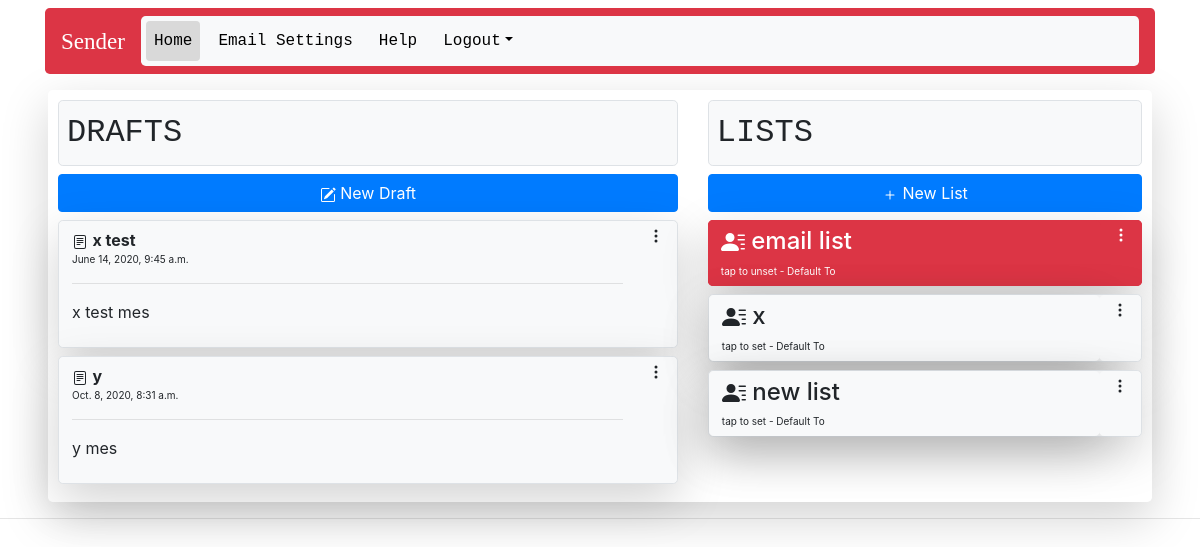
/ (signed in), run on the app's committed database.
### sendapp/models.py (models this page shows)
class EmailDraft(models.Model):
	user = models.ForeignKey(to=UserProfile, on_delete = models.CASCADE, null=True, blank=True)
	emailDraftSubject = models.CharField(max_length = 40, blank = False, null = True)
	emailDraftMessage = models.TextField(max_length = 300, blank = False, null = True)
	timeDraftCreated = models.DateTimeField(auto_now_add = True)
	def __str__(self):
		return self.emailDraftSubject

class EmailList(models.Model):
	user = models.ForeignKey(to=UserProfile, on_delete = models.CASCADE, null=True, blank=True)
	emailListName = models.CharField(max_length = 20, blank = False, null = True)
	emailList = models.CharField(max_length = 2500, blank = False, null = True)
	selectedEmailList = models.BooleanField(default = False)
	def __str__(self):
		return self.emailListName

### sendapp/decorators.py (the view)
		def wrapper_fun(request, *args, **kwargs):
			group = None
			if request.user.groups.exists():
				group = request.user.groups.all()[0].name
			if group in allowed_roles:
				return view_func(request, *args, **kwargs)
			else:
				return HttpResponse("you ain't authoizez where you wanna reach")

### sendapp/views.py (called while the page is built)
@login_required(login_url='login')
@allowed_users(allowed_roles = ['user', 'admin'])
def homeView(request):
	u = UserProfile.objects.get(user = request.user)
	drafts = EmailDraft.objects.filter(user = u)
	email_list = EmailList.objects.filter(user = u)
	'''
	if email_list != "<QuerySet []>":
		delete_email = EmailList.objects.filter(user = u).last()

		if delete_email.emailList == "None":
			delete_email.delete()
		'''
	context = {
		'home' : 'active',
		'drafts' : drafts,
		'email_list' : email_list,
	}
	return render(request, 'dashboard.html', context)

### templates/dashboard.html (shortened to what this page needs)
{% extends 'main.html' %}
{% load static %}
{% load crispy_forms_tags %}
{% block content %}
<div class="container rounded-lg shadow-lg" style="width: 92%;padding: 10px">
<div class="row">
	<div class="col">
		<div class="border bg-light rounded-lg p-2 mb-2">
			<font size=6rem class="text-monospace">DRAFTS</font>
		</div>
		<a href="{%url 'create-email-draft' %}" class="btn btn-primary mb-2" style="width: 100%">
			New Draft
		</a>
		{% for draft in drafts %}
			<div class="btn-group bg-light rounded-lg border shadow-lg mb-2" align="center" style="width: 100%">
			<a class="btn btn-light rounded-lg text-left" href="{% url 'send-email' draft.id %}" style="width: 95%">
					<strong>
					{{draft}}
					</strong> <br>
					<font size=1.8rem>{{draft.timeDraftCreated}}</font>
					<hr>
					<p style="overflow-wrap: break-word;word-wrap: break-word;">{{draft.emailDraftMessage}} </p>
			</a>
			<a class="btn btn-light rounded-lg" href="{% url 'edit-email-draft' draft.id %}">
					<svg class="bi bi-three-dots-vertical" width="1em" height="1em" viewBox="0 0 16 16" fill="currentColor" xmlns="http://www.w3.org/2000/svg">
					<path fill-rule="evenodd" d="M9.5 13a1.5 1.5 0 1 1-3 0 1.5 1.5 0 0 1 3 0zm0-5a1.5 1.5 0 1 1-3 0 1.5 1.5 0 0 1 3 0zm0-5a1.5 1.5 0 1 1-3 0 1.5 1.5 0 0 1 3 0z"/>
					</svg>
			</a>
			</div><br>
		{% endfor %}
	</div>
	<div class="col-sm-5">
		<div class="border rounded-lg bg-light p-2 mb-2">
			<font size=6rem class="text-monospace">LISTS</font>
		</div>
		<a href="{%url 'first-step' %}" class="btn btn-primary item-right mb-2"  style="width: 100%">
			New List
		</a>
		{% for email in email_list %}
			{% if email.selectedEmailList == False %}
				<div class="btn-group bg-light rounded-lg shadow-lg border mb-2" align=center style="width: 100%">
					<a class="btn btn-light rounded-lg shadow-lg text-left" href="{% url 'select-email-list' email.id %}" style="width: 95%">
						<h4>
						{{email}}
						</h4>
						<font size=1.8rem>tap to set - Default To</font>
					</a>
					<a href="{% url 'edit-email-list' email.id %}" class="btn btn-light rounded-lg ">
						<svg class="bi bi-three-dots-vertical" width="1em" height="1em" viewBox="0 0 16 16" fill="currentColor" xmlns="http://www.w3.org/2000/svg">
  						<path fill-rule="evenodd" d="M9.5 13a1.5 1.5 0 1 1-3 0 1.5 1.5 0 0 1 3 0zm0-5a1.5 1.5 0 1 1-3 0 1.5 1.5 0 0 1 3 0zm0-5a1.5 1.5 0 1 1-3 0 1.5 1.5 0 0 1 3 0z"/>
						</svg>
					</a>
				</div><br>
			{% endif %}
			{% if email.selectedEmailList == True %}
				<div class="btn-group bg-danger rounded-lg shadow-lg mb-2" align=center style="width: 100%">
					<a class="btn btn-danger rounded-lg text-left" href="{% url 'unselect-email-list' %}" style="width: 95%">
						<h4>
						{{email}}
						</h4>
						<font size=1.8rem>tap to unset - Default To</font>
					</a>
					<a href="{% url 'edit-email-list' email.id %}" class="btn btn-danger rounded-lg">
						<svg class="bi bi-three-dots-vertical" width="1em" height="1em" viewBox="0 0 16 16" fill="currentColor" xmlns="http://www.w3.org/2000/svg">
 						<path fill-rule="evenodd" d="M9.5 13a1.5 1.5 0 1 1-3 0 1.5 1.5 0 0 1 3 0zm0-5a1.5 1.5 0 1 1-3 0 1.5 1.5 0 0 1 3 0zm0-5a1.5 1.5 0 1 1-3 0 1.5 1.5 0 0 1 3 0z"/>
						</svg>
					</a>
				</div><br>
			{% endif %}
		{% endfor %}
	</div>
</div>
</div>
{% endblock %}

### templates/main.html (shortened to what this page needs)
{% load static %}
<!DOCTYPE html>
<html lang="en" dir="ltr">
    <head>
    </head>
    <link rel="stylesheet" href="https://stackpath.bootstrapcdn.com/bootstrap/4.4.1/css/bootstrap.min.css">
    <body>
        {% include 'nav.html' %}
        {% block content %}
        {% endblock %}
        <hr>
    </body>
</html>

### templates/nav.html (shortened to what this page needs)
{% load static %}
<div class="container pt-2 mb-3">
<nav class="navbar navbar-expand-lg navbar-light bg-danger rounded-lg">
  	<a class="navbar-brand" href="{% url 'home' %}"
  	style="font-family: Comic Sans MS; color: white; font-size: 1.44rem">
		<font>Sender</font>
	</a>
  	<div class="collapse navbar-collapse bg-light rounded-lg" id="navbarSupportedContent">
    	<ul class="navbar-nav mr-auto">
    		<div class="nav nav-pills" style="padding: 5px" >
			    <a class="nav-item nav-link text-monospace pt-2 {{home}}" href="{% url 'home' %}"
			        style="color: black">Home</a>
			</div>
			<div class="nav nav-pills" style="padding: 5px">
			    <a class="nav-item nav-link text-monospace pt-2 {{emailsetting}}" href="{% url 'set-user' %}"
			        style="color: black">Email Settings</a>
			</div>
			<div class="nav nav-pills" style="padding: 5px">
			    <a class="nav-item nav-link text-monospace pt-2 {{help}}" href="{% url 'help' %}"
			        style="color: black">Help</a>
			</div>
			<div class="nav nav-pills" style="padding: 5px">
				<li class="nav-item dropdown text-monospace">
					<a class="nav-link dropdown-toggle" data-toggle="dropdown" href="#" role="button" aria-haspopup="true" aria-expanded="false" style="color: black">Logout</a>
				</li>
			</div>
      	</ul>
    </div>
</nav>
</div>

### templates/nav.html (style rules this page uses)
.nav-pills .nav-link.active, .nav-pills .show > .nav-link { color: red; background-color: #d9d9d9; }

### data on the page
EmailDraft: emailDraftSubject "x test", timeDraftCreated "June 14, 2020, 9:45 a.m.", emailDraftMessage "x test mes"
EmailDraft: emailDraftSubject "y", timeDraftCreated "Oct. 8, 2020, 8:31 a.m.", emailDraftMessage "y mes"
EmailList: emailListName "email list"
EmailList: emailListName "x"
EmailList: emailListName "new list"
